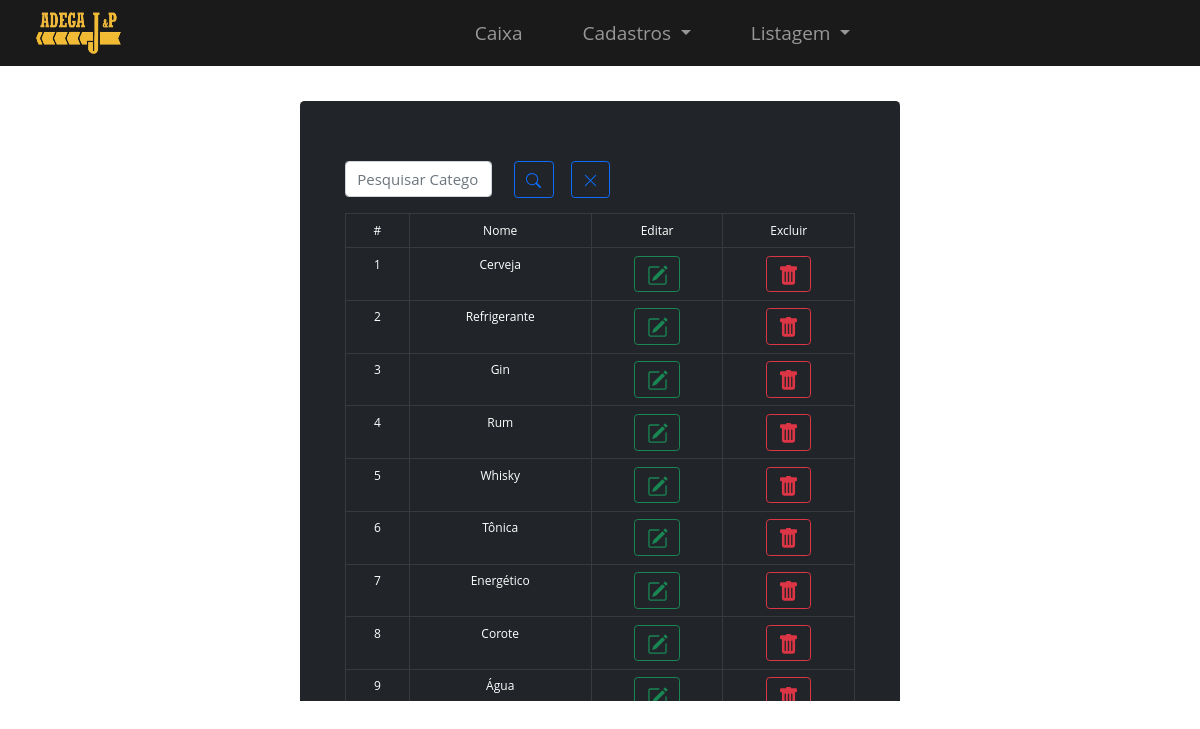
Page /Listagem/listagemcategoria.php on the committed database.
### tables this page shows
CREATE TABLE IF NOT EXISTS `categorias` (
  `idcategoria` int(11) NOT NULL AUTO_INCREMENT,
  `nome` varchar(50) NOT NULL,
  PRIMARY KEY (`idcategoria`)
);

### Listagem/listagemcategoria.php (the view, shortened to what this page needs)
<?php
$busca = filter_input(INPUT_GET, 'busca', FILTER_SANITIZE_STRING);
?>
<?php
$pdo = Conexao::connect();
$sql = $pdo->query("SELECT * FROM categorias WHERE nome LIKE '$busca%' ");
$categorias = $sql->fetchAll(PDO::FETCH_OBJ);
?>
<!DOCTYPE html>
<html lang="pt-br">
<head>
  <link href="../bootstrap/css/bootstrap.min.css" rel="stylesheet">
  <link rel="stylesheet" href="../css/listagemcat.css">
</head>
<body>
  <?php include "menu.php" ?>
  <section>
    <div class="table-responsive-lg col-lg-6" id="limite-tabela">
      <div class="p-5 text-white bg-dark rounded-3">
        <form method="get">
          <div class="row my-3">
            <div class="col-md-4">
              <input type="text" name="busca" id="busca" class="form-control" placeholder="Pesquisar Categoria" value="<?= $busca ?>">
            </div>
            <div class="col d-flex align-items-end">
              <button type="submit" class="btn btn-outline-primary" style="margin-bottom: 50px !important;">
                <svg xmlns="http://www.w3.org/2000/svg" fill="currentColor" class="bi bi-search" viewBox="0 0 16 16">
                  <path d="M11.742 10.344a6.5 6.5 0 1 0-1.397 1.398h-.001c.03.04.062.078.098.115l3.85 3.85a1 1 0 0 0 1.415-1.414l-3.85-3.85a1.007 1.007 0 0 0-.115-.1zM12 6.5a5.5 5.5 0 1 1-11 0 5.5 5.5 0 0 1 11 0z" />
                </svg></a></td>
              </button>
              <button type="reset" id="limpar" class="btn btn-outline-primary" style="margin-bottom: 50px !important;">
              </button>
            </div>
          </div>
        </form>
        <table class="table table-responsive table-dark table-hover table-bordered text-center">
          <thead class="table-dark table-bordered">
            <tr>
              <td scope="col">#</td>
              <td scope="col">Nome</td>
              <td scope="col">Editar</td>
              <td scope="col">Excluir</td>
            </tr>
          </thead>
          <tbody>
            <?php
            foreach ($categorias as $categoria) {
            ?>
              <tr>
                <td><?php echo $categoria->idcategoria ?></td>
                <td><?php echo $categoria->nome ?></td>
                <td><a href="../Categoria/pag_editcat.php?idcategoria=<?php echo $categoria->idcategoria ?>" class=" btn btn-outline-success">
                  </a></td>
                <td><a type="button" data-toggle="modal" data-target="#EpicModal<?php echo $categoria->idcategoria ?>" class="btn btn-outline-danger">
                  </a></td>
              </tr>
            <?php
            }
            ?>
          </tbody>
        </table>
      </div>
    </div>
  </section>
</body>
</html>

### Listagem/menu.php (shortened to what this page needs)
<link rel="stylesheet" href="../css/menu.css">
<nav class="navbar navbar-expand-lg navbar-dark">
    <div class="container-fluid">
        <a class="navbar-brand" href="../index.php">
            <img src="../img/logo.png" alt="" width="85" height="42" id="imglogo">
        </a>
        <div class="collapse navbar-collapse" id="navbarNavDropdown">
            <ul class="navbar-nav m-auto mb-2 mb-lg-0">
                <li class="nav-item">
                    <a class="nav-link " aria-current="page" href="../Caixa/precaixa.php">Caixa</a>
                </li>
                <li class="nav-item dropdown dpcadastro">
                    <a class="nav-link dropdown-toggle " href="#" id="navbarDropdownMenuLink" role="button" data-bs-toggle="dropdown" aria-expanded="false">
                        Cadastros
                    </a>
                </li>
                <li class="nav-item dropdown">
                    <a class="nav-link dropdown-toggle" href="#" id="navbarDropdownMenuLink" role="button" data-bs-toggle="dropdown" aria-expanded="false">
                        Listagem
                    </a>
                </li>
            </ul>
        </div>
    </div>
</nav>

### CSS/listagemcat.css (style rules this page uses)
* { font-family: 'Open Sans'; font-size: 15px; line-height: 1.5; margin: 0; padding: 0; user-select: none; box-sizing: border-box; }
body { background-image: url(../img/bebida.jpg); background-size: cover; background-position: center; background-attachment: fixed; }
nav { background: #1a1a1a; }
section { margin-top: 35px; width: 100%; display: flex; justify-content: center; align-items: center; }
td { padding: 1rem; font-size: 1vw; }
form { width: 95%; }
#limpar { margin-left: 17px; }
.bi { width: 21px; height: 21px; }
svg.bi.bi-x-lg { width: 15px; }
svg.bi.bi-search { width: 15px; }
#limite-tabela { height: 600px !important; max-height: 650px !important; overflow-x: hidden; }
table { margin-top: -50px; }
.form-control { margin-bottom: 40px; }

### CSS/menu.css (style rules this page uses)
* { font-family: 'Open Sans'; font-size: 15px; line-height: 1.5; box-sizing: border-box; margin: 0; padding: 0; user-select: none; box-sizing: border-box; }
.dpcadastro { font-size: 20px; margin-left: 3rem; margin-right: 3rem; }
.navbar a { font-family: 'Open Sans'; font-size: 19px; }
#imglogo { margin-left: 25px; }

### rows in the picture
categorias: idcategoria "1", nome "Cerveja"
categorias: idcategoria "2", nome "Refrigerante"
categorias: idcategoria "3", nome "Gin"
categorias: idcategoria "4", nome "Rum"
categorias: idcategoria "5", nome "Whisky"
categorias: idcategoria "6", nome "Tônica"
categorias: idcategoria "7", nome "Energético"
categorias: idcategoria "8", nome "Corote"
categorias: idcategoria "9", nome "Água"
